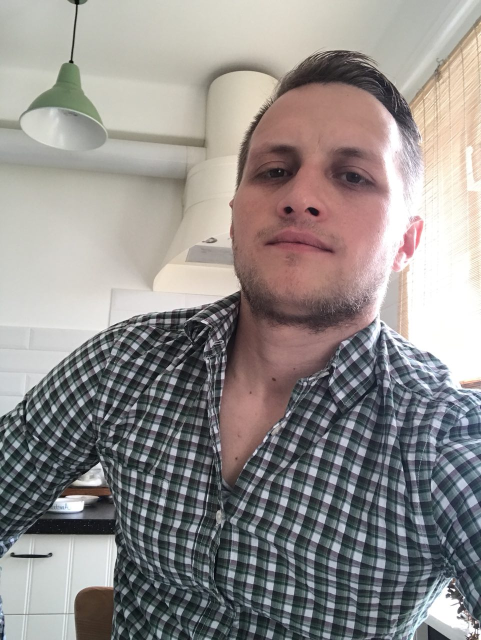
#> input picture portrait.jpg, 962 x 1280 px (shown at 1/2 size)
$ python cut_background.py
#> lines starting #> are read from the running program, lines starting #| are printed output that depends on the picture
import numpy as np
import cv2
from matplotlib import pyplot as plt

img = cv2.imread('portrait.jpg')
#> img is the input picture: shape (1280, 962, 3); mean B, G, R 139.2, 141.2, 145.6
mask = np.zeros(img.shape[:2],np.uint8)
bgdModel = np.zeros((1,65),np.float64)
fgdModel = np.zeros((1,65),np.float64)
rect = (200,100,800,800)
cv2.grabCut(img,mask,rect,bgdModel,fgdModel,5,cv2.GC_INIT_WITH_RECT)
mask2 = np.where((mask==2)|(mask==0),0,1).astype('uint8')
img = img*mask2[:,:,np.newaxis]
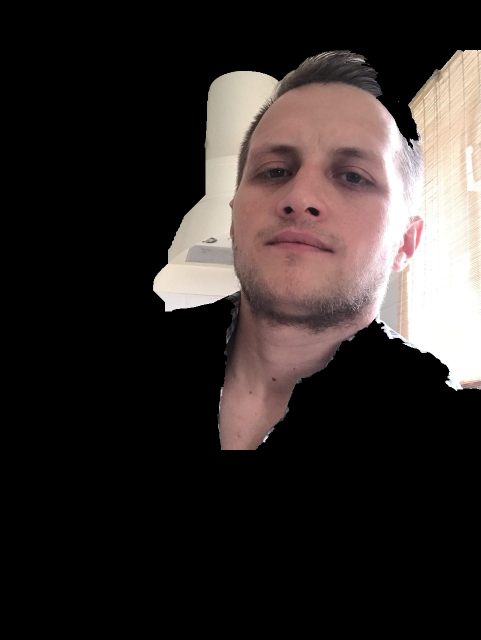
#> img: shape (1280, 962, 3) (shown at 1/2 size); mean B, G, R 42.2, 44.1, 51
plt.imshow(img),plt.colorbar(),plt.show()
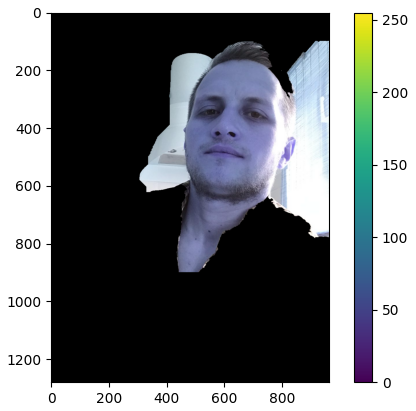
#> figure drawn by matplotlib, 2 panels; B, G, R data is drawn as R, G, B
